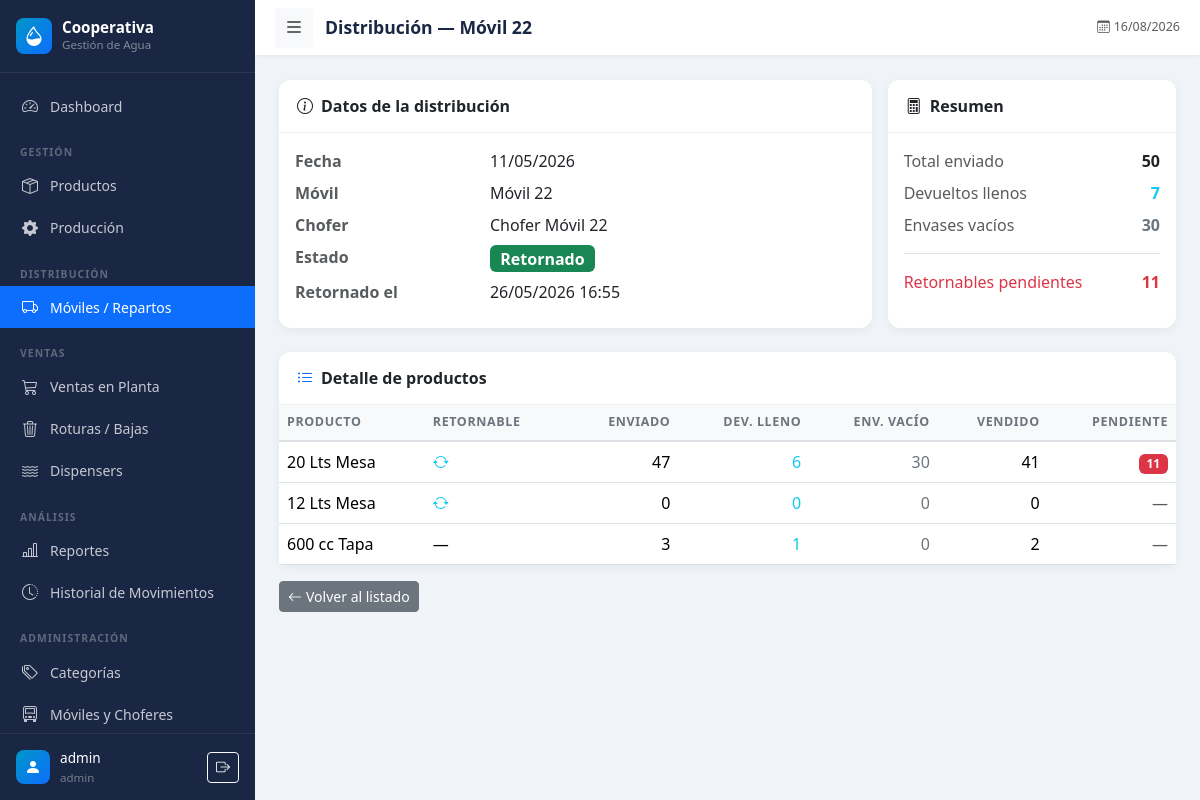
/distribucion/2 (signed in), run on the app's committed database.
### models.py (models this page shows, shortened)
class User(UserMixin, db.Model):
    __tablename__ = 'users'
    id = db.Column(db.Integer, primary_key=True)
    username = db.Column(db.String(80), unique=True, nullable=False)
    email = db.Column(db.String(120), unique=True, nullable=True)
    password_hash = db.Column(db.String(256), nullable=False)
    role = db.Column(db.String(20), default='operator')  # admin, operator, viewer
    active = db.Column(db.Boolean, default=True)
    created_at = db.Column(db.DateTime, default=datetime.utcnow)
    @property
    def is_admin(self):
        return self.role == 'admin'

class Vehicle(db.Model):
    __tablename__ = 'vehicles'
    id = db.Column(db.Integer, primary_key=True)
    code = db.Column(db.String(20), unique=True, nullable=False)
    description = db.Column(db.String(100))
    active = db.Column(db.Boolean, default=True)
    distributions = db.relationship('Distribution', backref='vehicle', lazy=True)

class Distribution(db.Model):
    __tablename__ = 'distributions'
    id = db.Column(db.Integer, primary_key=True)
    date = db.Column(db.Date, nullable=False)
    vehicle_id = db.Column(db.Integer, db.ForeignKey('vehicles.id'), nullable=False)
    driver_id = db.Column(db.Integer, db.ForeignKey('drivers.id'), nullable=False)
    status = db.Column(db.String(20), default='salida')  # salida, retornado
    notes = db.Column(db.Text)
    user_id = db.Column(db.Integer, db.ForeignKey('users.id'))
    created_at = db.Column(db.DateTime, default=datetime.utcnow)
    returned_at = db.Column(db.DateTime)
    user = db.relationship('User', backref='distributions')
    items = db.relationship('DistributionItem', backref='distribution',
                            lazy=True, cascade='all, delete-orphan')
    @property
    def total_items_sent(self):
        return sum(item.qty_sent for item in self.items)
    @property
    def pending_returnables(self):
        total = 0
        for item in self.items:
            if item.product.is_returnable:
                pending = item.qty_sent - item.qty_returned_full - item.qty_returned_empty
                if pending > 0:
                    total += pending
        return total
    @property
    def status_badge(self):
        return {'salida': 'warning', 'retornado': 'success'}.get(self.status, 'secondary')
    @property
    def status_label(self):
        return {'salida': 'En Ruta', 'retornado': 'Retornado'}.get(self.status, self.status)

class Driver(db.Model):
    __tablename__ = 'drivers'
    id = db.Column(db.Integer, primary_key=True)
    name = db.Column(db.String(100), nullable=False)
    vehicle_id = db.Column(db.Integer, db.ForeignKey('vehicles.id'), nullable=True)
    active = db.Column(db.Boolean, default=True)
    vehicle = db.relationship('Vehicle', backref='drivers')
    distributions = db.relationship('Distribution', backref='driver', lazy=True)

class DistributionItem(db.Model):
    __tablename__ = 'distribution_items'
    id = db.Column(db.Integer, primary_key=True)
    distribution_id = db.Column(db.Integer, db.ForeignKey('distributions.id'), nullable=False)
    product_id = db.Column(db.Integer, db.ForeignKey('products.id'), nullable=False)
    qty_sent = db.Column(db.Integer, default=0)
    qty_returned_full = db.Column(db.Integer, default=0)
    qty_returned_empty = db.Column(db.Integer, default=0)
    product = db.relationship('Product', backref='distribution_items')
    @property
    def qty_sold(self):
        return self.qty_sent - self.qty_returned_full
    @property
    def qty_pending(self):
        if self.product.is_returnable:
            return max(0, self.qty_sent - self.qty_returned_full - self.qty_returned_empty)
        return 0

class Product(db.Model):
    __tablename__ = 'products'
    id = db.Column(db.Integer, primary_key=True)
    name = db.Column(db.String(150), nullable=False)
    category_id = db.Column(db.Integer, db.ForeignKey('categories.id'), nullable=False)
    capacity = db.Column(db.String(50))
    is_returnable = db.Column(db.Boolean, default=False)
    stock = db.Column(db.Integer, default=0)
    min_stock = db.Column(db.Integer, default=0)
    unit = db.Column(db.String(20), default='unidad')
    active = db.Column(db.Boolean, default=True)
    created_at = db.Column(db.DateTime, default=datetime.utcnow)

### blueprints/distribution.py (the view)
@distribution_bp.route('/<int:id>')
@login_required
def detail(id):
    dist = Distribution.query.get_or_404(id)
    return render_template('distribution/detail.html', dist=dist)

### templates/distribution/detail.html (shortened to what this page needs)
{% extends 'base.html' %}
{% block page_title %}Distribución — {{ dist.vehicle.code }}{% endblock %}
{% block content %}
<div class="row g-3 mb-4">
  <div class="col-md-8">
    <div class="card data-card">
      <div class="card-header">
        <i class="bi bi-info-circle me-2"></i>Datos de la distribución
      </div>
      <div class="card-body">
        <dl class="row mb-0">
          <dt class="col-sm-4 text-muted">Fecha</dt>
          <dd class="col-sm-8 fw-500">{{ dist.date.strftime('%d/%m/%Y') }}</dd>
          <dt class="col-sm-4 text-muted">Móvil</dt>
          <dd class="col-sm-8 fw-500">{{ dist.vehicle.code }}</dd>
          <dt class="col-sm-4 text-muted">Chofer</dt>
          <dd class="col-sm-8">{{ dist.driver.name }}</dd>
          <dt class="col-sm-4 text-muted">Estado</dt>
          <dd class="col-sm-8">
            <span class="badge bg-{{ dist.status_badge }} fs-6">{{ dist.status_label }}</span>
          </dd>
          {% if dist.returned_at %}
          <dt class="col-sm-4 text-muted">Retornado el</dt>
          <dd class="col-sm-8">{{ dist.returned_at.strftime('%d/%m/%Y %H:%M') }}</dd>
          {% endif %}
        </dl>
      </div>
    </div>
  </div>
  <div class="col-md-4">
    <div class="card data-card h-100">
      <div class="card-header"><i class="bi bi-calculator me-2"></i>Resumen</div>
      <div class="card-body">
        <div class="d-flex justify-content-between mb-2">
          <span class="text-muted">Total enviado</span>
          <strong>{{ dist.total_items_sent }}</strong>
        </div>
        {% if dist.status == 'retornado' %}
        <div class="d-flex justify-content-between mb-2">
          <span class="text-muted">Devueltos llenos</span>
          <strong class="text-info">{{ dist.items | sum(attribute='qty_returned_full') }}</strong>
        </div>
        <div class="d-flex justify-content-between mb-2">
          <span class="text-muted">Envases vacíos</span>
          <strong class="text-secondary">{{ dist.items | sum(attribute='qty_returned_empty') }}</strong>
        </div>
        {% endif %}
        {% if dist.pending_returnables > 0 %}
        <div class="d-flex justify-content-between mt-3 pt-3 border-top">
          <span class="text-danger fw-500">Retornables pendientes</span>
          <strong class="text-danger">{{ dist.pending_returnables }}</strong>
        </div>
        {% endif %}
      </div>
    </div>
  </div>
</div>
<div class="card data-card">
  <div class="card-header">
    <i class="bi bi-list-ul me-2 text-primary"></i>Detalle de productos
  </div>
  <div class="card-body p-0">
    <div class="table-responsive">
      <table class="table table-hover align-middle mb-0">
        <thead class="table-light">
          <tr>
            <th>Producto</th>
            <th>Retornable</th>
            <th class="text-end">Enviado</th>
            <th class="text-end">Dev. lleno</th>
            <th class="text-end">Env. vacío</th>
            <th class="text-end">Vendido</th>
            <th class="text-end">Pendiente</th>
          </tr>
        </thead>
        <tbody>
          {% for item in dist.items %}
          <tr>
            <td class="fw-500">{{ item.product.name }}</td>
            <td>
              {% if item.product.is_returnable %}
              <i class="bi bi-arrow-repeat text-info"></i>
              {% else %}—{% endif %}
            </td>
            <td class="text-end">{{ item.qty_sent }}</td>
            <td class="text-end text-info">{{ item.qty_returned_full if dist.status == 'retornado' else '—' }}</td>
            <td class="text-end text-secondary">{{ item.qty_returned_empty if dist.status == 'retornado' else '—' }}</td>
            <td class="text-end fw-500">
              {% if dist.status == 'retornado' %}
              {{ item.qty_sold }}
              {% else %}—{% endif %}
            </td>
            <td class="text-end">
              {% if item.qty_pending > 0 %}
              <span class="badge bg-danger">{{ item.qty_pending }}</span>
              {% else %}
              <span class="text-muted">—</span>
              {% endif %}
            </td>
          </tr>
          {% endfor %}
        </tbody>
      </table>
    </div>
  </div>
</div>
<div class="mt-3">
  <a href="{{ url_for('distribution.index') }}" class="btn btn-secondary btn-sm">
    <i class="bi bi-arrow-left me-1"></i>Volver al listado
  </a>
</div>
{% endblock %}

### templates/base.html (shortened to what this page needs)
<!DOCTYPE html>
<html lang="es">
<head>
  <link href="https://cdn.jsdelivr.net/npm/bootstrap@5.3.2/dist/css/bootstrap.min.css" rel="stylesheet">
  <link href="https://cdn.jsdelivr.net/npm/bootstrap-icons@1.11.3/font/bootstrap-icons.css" rel="stylesheet">
  <link href="{{ url_for('static', filename='css/style.css') }}" rel="stylesheet">
</head>
<body>
<nav id="sidebar">
  <div class="sidebar-header">
    <a href="{{ url_for('dashboard.index') }}" class="sidebar-brand">
      <div class="sidebar-brand-icon">
        <i class="bi bi-droplet-half text-white fs-5"></i>
      </div>
      <div>
        <div class="sidebar-brand-name">Cooperativa</div>
        <div class="sidebar-brand-sub">Gestión de Agua</div>
      </div>
    </a>
  </div>
  <div class="sidebar-nav">
    <ul class="nav flex-column">
      <li class="nav-item">
        <a class="nav-link {% if request.endpoint == 'dashboard.index' %}active{% endif %}"
           href="{{ url_for('dashboard.index') }}">
          <i class="bi bi-speedometer2"></i> Dashboard
        </a>
      </li>
      <li><div class="nav-section-label">Gestión</div></li>
      <li class="nav-item">
        <a class="nav-link {% if request.blueprint == 'products' %}active{% endif %}"
           href="{{ url_for('products.index') }}">
          <i class="bi bi-box-seam"></i> Productos
        </a>
      </li>
      <li class="nav-item">
        <a class="nav-link {% if request.blueprint == 'production' %}active{% endif %}"
           href="{{ url_for('production.index') }}">
          <i class="bi bi-gear-fill"></i> Producción
        </a>
      </li>
      <li><div class="nav-section-label">Distribución</div></li>
      <li class="nav-item">
        <a class="nav-link {% if request.blueprint == 'distribution' %}active{% endif %}"
           href="{{ url_for('distribution.index') }}">
          <i class="bi bi-truck"></i> Móviles / Repartos
        </a>
      </li>
      <li><div class="nav-section-label">Ventas</div></li>
      <li class="nav-item">
        <a class="nav-link {% if request.blueprint == 'sales' %}active{% endif %}"
           href="{{ url_for('sales.index') }}">
          <i class="bi bi-cart3"></i> Ventas en Planta
        </a>
      </li>
      <li class="nav-item">
        <a class="nav-link {% if request.blueprint == 'breakage' %}active{% endif %}"
           href="{{ url_for('breakage.index') }}">
          <i class="bi bi-trash3"></i> Roturas / Bajas
        </a>
      </li>
      <li class="nav-item">
        <a class="nav-link {% if request.blueprint == 'dispensers' %}active{% endif %}"
           href="{{ url_for('dispensers.index') }}">
          <i class="bi bi-water"></i> Dispensers
        </a>
      </li>
      <li><div class="nav-section-label">Análisis</div></li>
      <li class="nav-item">
        <a class="nav-link {% if request.blueprint == 'reports' %}active{% endif %}"
           href="{{ url_for('reports.index') }}">
          <i class="bi bi-bar-chart-line"></i> Reportes
        </a>
      </li>
      <li class="nav-item">
        <a class="nav-link {% if request.endpoint == 'reports.movements' %}active{% endif %}"
           href="{{ url_for('reports.movements') }}">
          <i class="bi bi-clock-history"></i> Historial de Movimientos
        </a>
      </li>
      {% if current_user.is_admin %}
      <li><div class="nav-section-label">Administración</div></li>
      <li class="nav-item">
        <a class="nav-link {% if request.endpoint == 'products.categories' %}active{% endif %}"
           href="{{ url_for('products.categories') }}">
          <i class="bi bi-tags"></i> Categorías
        </a>
      </li>
      <li class="nav-item">
        <a class="nav-link {% if request.endpoint == 'products.vehicles' %}active{% endif %}"
           href="{{ url_for('products.vehicles') }}">
          <i class="bi bi-truck-front"></i> Móviles y Choferes
        </a>
      </li>
      {% endif %}
    </ul>
  </div>
  <div class="sidebar-footer">
    <div class="sidebar-brand-icon" style="width:34px;height:34px;">
      <i class="bi bi-person-fill text-white"></i>
    </div>
    <div class="flex-grow-1 overflow-hidden">
      <div class="sidebar-user-name">{{ current_user.username }}</div>
      <div class="sidebar-user-role">{{ current_user.role }}</div>
    </div>
    <a href="{{ url_for('auth.logout') }}" class="btn btn-sm btn-outline-light flex-shrink-0"
       title="Cerrar sesión">
      <i class="bi bi-box-arrow-right"></i>
    </a>
  </div>
</nav>
<div class="main-content" id="mainContent">
  <header class="top-bar">
    <button class="btn btn-sm btn-light" id="sidebarToggle">
      <i class="bi bi-list fs-5"></i>
    </button>
    <span class="page-title">{% block page_title %}{% endblock %}</span>
    <div class="ms-auto d-flex align-items-center gap-3">
      <span class="text-muted smaller d-none d-md-inline">
        <i class="bi bi-calendar3 me-1"></i>{{ now.strftime('%d/%m/%Y') }}
      </span>
    </div>
  </header>
  <div class="content-area">
    {% block content %}{% endblock %}
  </div>
</div>
</body>
</html>

### data on the page
User: username "admin", role "admin"
Vehicle: vehicle.code "Móvil 22"
Distribution: date "11/05/2026", status_label "Retornado", returned_at "26/05/2026 16:55"
Driver: driver.name "Chofer Móvil 22"
DistributionItem: total_items_sent "50", product.name "20 Lts Mesa", qty_sent "47", qty_returned_full.status "6", qty_returned_empty.status "30", qty_sold "41", qty_pending "11"
Product: pending_returnables "11"
DistributionItem: product.name "12 Lts Mesa", qty_sent "0", qty_returned_full.status "0", qty_returned_empty.status "0", qty_sold "0"
DistributionItem: product.name "600 cc Tapa", qty_sent "3", qty_returned_full.status "1", qty_returned_empty.status "0", qty_sold "2"

### other printed values
{{ dist.items | sum(attribute='qty_returned_full') }} "7"
{{ dist.items | sum(attribute='qty_returned_empty') }} "30"
